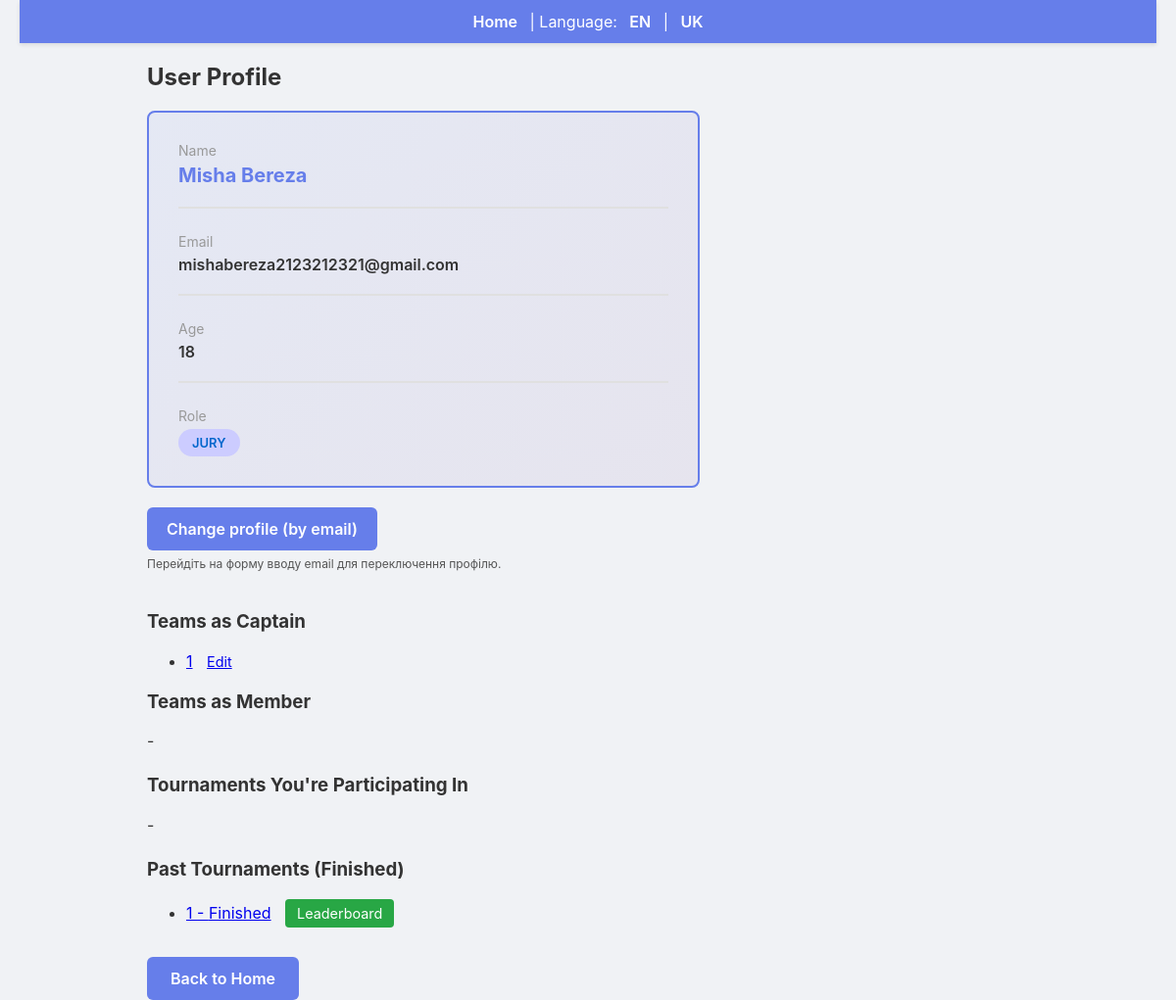
The page /user/3 on the database as committed earlier.
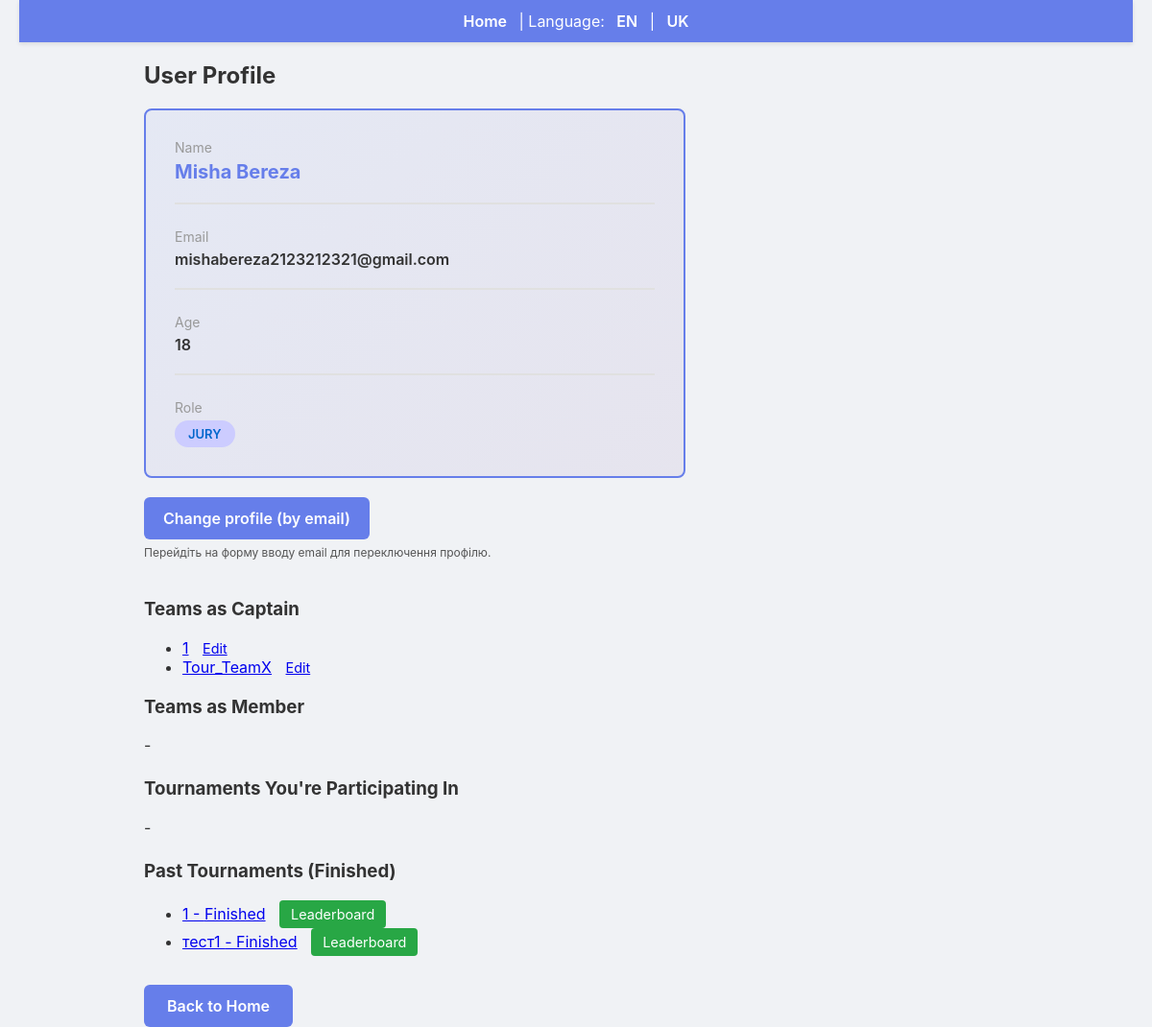
The same page on the database as committed later.
### backend/models.py (models this page shows)
class Team(db.Model):
    id = db.Column(db.Integer, primary_key=True)
    name = db.Column(db.String(200), nullable=False)
    captain_id = db.Column(db.Integer, db.ForeignKey('user.id'), nullable=False)
    captain = db.relationship('User', foreign_keys=[captain_id])
    members = db.relationship('User', secondary=team_members, backref='teams', lazy='dynamic')
    tournament_id = db.Column(db.Integer, db.ForeignKey('tournament.id'))
    submissions = db.relationship('Submission', backref='team', lazy=True)
    repo_url = db.Column(db.String(500))
    live_url = db.Column(db.String(500))
    comments = db.Column(db.Text)
    submitted_at = db.Column(db.DateTime)
    submission_status = db.Column(db.String(30), default='None')  # None, Pending, Accepted, Rejected, Returned

class Tournament(db.Model):
    id = db.Column(db.Integer, primary_key=True)
    name = db.Column(db.String(200), nullable=False)
    description = db.Column(db.Text)
    max_teams = db.Column(db.Integer)
    status = db.Column(db.String(30), default="Draft")
    rounds = db.relationship('Round', backref='tournament', lazy=True)

### backend/admin.py (the view)
def user_profile(uid):
    u = User.query.get_or_404(uid)
    teams_captain = Team.query.filter_by(captain_id=u.id).all()
    teams_member = list(u.teams)
    participating = []
    past = []
    seen = set()
    for team in teams_captain + teams_member:
        t = db.session.get(Tournament, team.tournament_id)
        if not t or t.id in seen:
            continue
        seen.add(t.id)
        if getattr(t, 'status', '').lower() == 'finished':
            past.append(t)
        else:
            participating.append(t)
    return render_template('profile.html', user=u, teams_captain=teams_captain, teams_member=teams_member,
                           participating=participating, past=past)

### backend/app.py (called while the page is built)
@app.context_processor
def inject_user_processor():
    return inject_user()

@app.context_processor
def translation_processor():
    return translation()

### backend/app_helpers.py (called while the page is built)
def get_current_user():
    uid = session.get('user_id')
    if uid:
        return db.session.get(User, uid)
    return None

def inject_user():
    return {'get_current_user': get_current_user}

def translation():
    lang = session.get('language', 'en')
    def t(key):
        return get_text(key, lang)
    return {
        't': t,
        'lang': lang,
        'supported_languages': list(TRANSLATIONS.keys())
    }

### backend/translations.py (called while the page is built)
def get_text(key, lang='en'):
    if lang not in TRANSLATIONS:
        lang = 'en'
    return TRANSLATIONS[lang].get(key, key)

### templates/profile.html (shortened to what this page needs)
{% extends 'base.html' %}
{% block content %}
  <h2>{{ t('user_profile') }}</h2>
  <div style="max-width: 500px; background: linear-gradient(135deg, #667eea15 0%, #764ba215 100%); border: 2px solid #667eea; padding: 30px; border-radius: 8px; margin-top: 20px;">
    <div style="margin-bottom: 25px; padding-bottom: 20px; border-bottom: 2px solid #e0e0e0;">
      <div style="font-size: 14px; color: #999; margin-bottom: 5px;">{{ t('name') }}</div>
      <div style="font-size: 20px; font-weight: 700; color: #667eea;">{{ user.first_name }} {{ user.last_name }}</div>
    </div>
    <div style="margin-bottom: 25px; padding-bottom: 20px; border-bottom: 2px solid #e0e0e0;">
      <div style="font-size: 14px; color: #999; margin-bottom: 5px;">{{ t('email') }}</div>
      <div style="font-size: 16px; font-weight: 600;">{{ user.email }}</div>
    </div>
    {% if user.age %}
      <div style="margin-bottom: 25px; padding-bottom: 20px; border-bottom: 2px solid #e0e0e0;">
        <div style="font-size: 14px; color: #999; margin-bottom: 5px;">{{ t('age') }}</div>
        <div style="font-size: 16px; font-weight: 600;">{{ user.age }}</div>
      </div>
    {% endif %}
    <div>
      <div style="font-size: 14px; color: #999; margin-bottom: 5px;">{{ t('role') }}</div>
      <div>
        <span style="display: inline-block; padding: 6px 14px; border-radius: 20px; font-weight: 600; font-size: 13px;
          {% if user.role == 'admin' %}background: #ffcccc; color: #cc0000;
          {% elif user.role == 'jury' %}background: #ccf; color: #0066cc;
          {% else %}background: #ccffcc; color: #00cc00;
          {% endif %}">
          {{ user.role.upper() }}
        </span>
      </div>
    </div>
  </div>
  <div style="margin-top: 20px;">
    <a href="/profile/switch" style="display: inline-block; padding: 12px 20px; background: #667eea; color: white; text-decoration: none; border-radius: 6px; font-weight: 600;">Change profile (by email)</a>
    <p style="font-size: 12px; color: #555; margin-top: 6px;">Перейдіть на форму вводу email для переключення профілю.</p>
  </div>
  <div style="margin-top: 40px;">
    <h3>Teams as Captain</h3>
    {% if teams_captain %}
      <ul>
        {% for team in teams_captain %}
          <li>
            <a href="/tournament/{{ team.tournament_id }}">{{ team.name }}</a>
            <a href="{{ url_for('team_page', teamid=team.id) }}" style="margin-left:10px; font-size:90%;">Edit</a>
          </li>
        {% endfor %}
      </ul>
    {% else %}
      <p>-</p>
    {% endif %}
    <h3 style="margin-top:20px;">Teams as Member</h3>
    {% if teams_member %}
      <ul>
        {% for team in teams_member %}
          <li><a href="/tournament/{{ team.tournament_id }}">{{ team.name }}</a></li>
        {% endfor %}
      </ul>
    {% else %}
      <p>-</p>
    {% endif %}
    <h3 style="margin-top:24px;">Tournaments You're Participating In</h3>
    {% if participating %}
      <ul>
        {% for tour in participating %}
          <li><a href="/tournament/{{ tour.id }}">{{ tour.name }} - {{ tour.status }}</a></li>
        {% endfor %}
      </ul>
    {% else %}
      <p>-</p>
    {% endif %}
    <h3 style="margin-top:24px;">Past Tournaments (Finished)</h3>
    {% if past %}
      <ul>
        {% for tour in past %}
          <li>
            <a href="/tournament/{{ tour.id }}">{{ tour.name }} - {{ tour.status }}</a>
            <a href="/leaderboard/{{ tour.id }}" style="margin-left:10px; display:inline-block; padding:6px 12px; background:#28a745; color:white; text-decoration:none; border-radius:4px; font-size:90%;">Leaderboard</a>
          </li>
        {% endfor %}
      </ul>
    {% else %}
      <p>-</p>
    {% endif %}
  </div>
  <div style="margin-top: 30px;">
    <a href="/" style="padding: 12px 24px; background: #667eea; color: white; border-radius: 6px; text-decoration: none; font-weight: 600; display: inline-block;">{{ t('back_home') }}</a>
  </div>
{% endblock %}

Rows that differ between the two databases and show on the page:
added Team: name "Tour_TeamX"
added Tournament: name "тест1", status "Finished"
